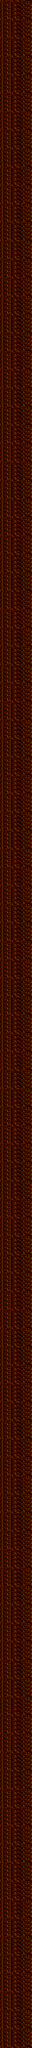

Tiled map render using the project's own tile images. Description and the map definition, with tile-layer contents summarised, below:
An orthogonal 16x1000 tile map with 32x32 px tiles, 1 tile layer (Calque de Tuiles 1).

<map version="1.10" tiledversion="1.10.1" orientation="orthogonal" renderorder="right-down" width="16" height="1000" tilewidth="32" tileheight="32" infinite="0" nextlayerid="2" nextobjectid="1">
 <editorsettings>
  <export target="goldo8.csv" format="csv" />
 </editorsettings>
 <tileset firstgid="1" name="GoldoCPC_tiles_Level8" tilewidth="32" tileheight="32" tilecount="240" columns="20">
  <image source="GoldoCPC_tiles_Level8.png" width="640" height="400" />
 </tileset>
 <layer id="1" name="Calque de Tuiles 1" width="16" height="1000">
  <data>[16000 cells, 16000 non-empty, 48 distinct tile ids]</data>
 </layer>
</map>
